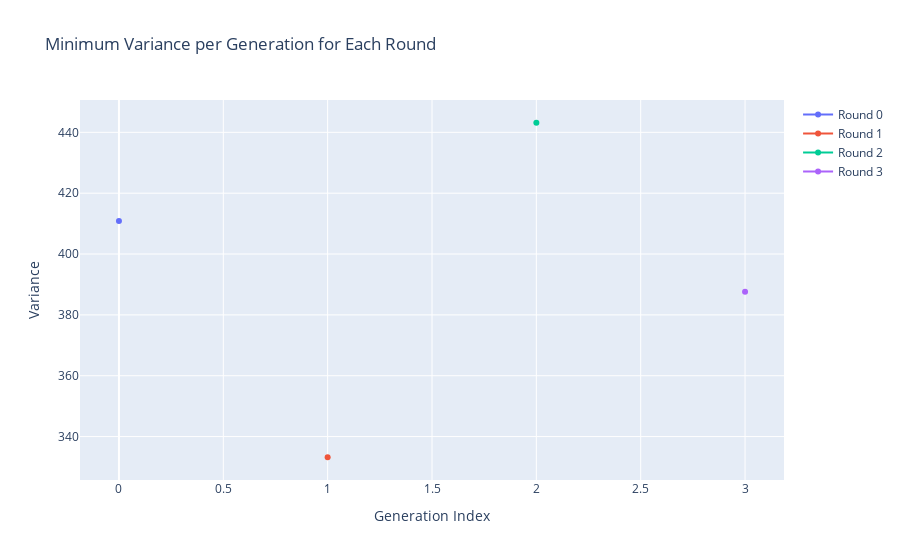

Notebook source saved alongside this figure:
### Code cell
import plotly.graph_objects as go
import pandas as pd

# Example data (replace with your own)
data = logger.variances
for item in data:
    print(item)

# Convert to DataFrame for easy grouping
df = pd.DataFrame(data, columns=["round_idx", "gen_idx", "bitstring", "variance"])

# For each round & generation, find the row with minimum variance
df_min = df.loc[df.groupby(["round_idx", "gen_idx"])["variance"].idxmin()]

# Create interactive plot
fig = go.Figure()

for round_val, group in df_min.groupby("round_idx"):
    print(group)
    fig.add_trace(
        go.Scatter(
            x=group["gen_idx"],
            y=group["variance"],
            mode="lines+markers",
            name=f"Round {round_val}",
            text=[f"Bitstring: {b}" for b in group["bitstring"]],
            hovertemplate="Gen: %{x}<br>Variance: %{y}<br>%{text}"
        )
    )

fig.update_layout(
    title="Minimum Variance per Generation for Each Round",
    xaxis_title="Generation Index",
    yaxis_title="Variance",
    hovermode="closest"
)

fig.show()

### Figure 1 — Plotly figure (JSON) as saved in the notebook; plotly's stock layout.template omitted (floating-point values rounded to 4 significant figures)
{"data": [{"hovertemplate": "Gen: %{x}<br>Variance: %{y}<br>%{text}", "mode": "lines+markers", "name": "Round 0", "text": ["Bitstring: [0, 1, 1, 0, 0, 1, 0, 0, 1, 0, 0, 1, 1, 1, 1, 0, 1, 0, 0, 1, 1, 1, 1, 0, 1, 0, 1, 1, 0, 0]"], "type": "scatter", "x": [0], "y": [410.9]}, {"hovertemplate": "Gen: %{x}<br>Variance: %{y}<br>%{text}", "mode": "lines+markers", "name": "Round 1", "text": ["Bitstring: [0, 1, 1, 1, 1, 1, 0, 0, 1, 0, 0, 0, 1, 1, 1, 0, 0, 1, 1, 0, 1, 1, 0, 1, 0, 1, 1, 0, 1, 0]"], "type": "scatter", "x": [1], "y": [333.2]}, {"hovertemplate": "Gen: %{x}<br>Variance: %{y}<br>%{text}", "mode": "lines+markers", "name": "Round 2", "text": ["Bitstring: [0, 1, 1, 1, 0, 1, 0, 1, 0, 0, 1, 0, 1, 0, 0, 1, 1, 0, 0, 1, 1, 0, 0, 0, 1, 0, 0, 1, 1, 1]"], "type": "scatter", "x": [2], "y": [443.2]}, {"hovertemplate": "Gen: %{x}<br>Variance: %{y}<br>%{text}", "mode": "lines+markers", "name": "Round 3", "text": ["Bitstring: [0, 0, 0, 0, 1, 0, 1, 1, 0, 1, 0, 0, 1, 1, 1, 1, 1, 1, 0, 1, 0, 1, 0, 1, 1, 0, 0, 1, 0, 1]"], "type": "scatter", "x": [3], "y": [387.6]}], "layout": {"hovermode": "closest", "title": {"text": "Minimum Variance per Generation for Each Round"}, "xaxis": {"title": {"text": "Generation Index"}}, "yaxis": {"title": {"text": "Variance"}}}}
